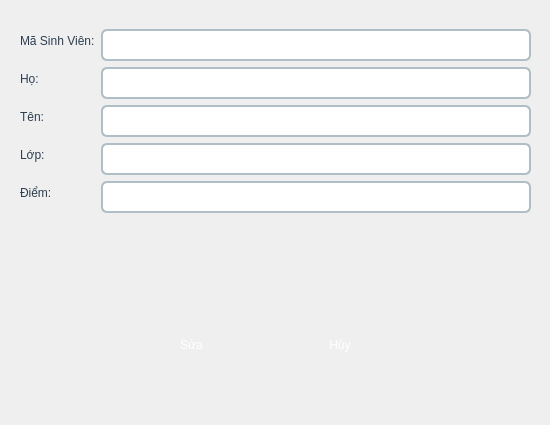
<?xml version="1.0" encoding="UTF-8"?>
<ui version="4.0">
 <class>Dialog_sua</class>
 <widget class="QDialog" name="Dialog_sua">
  <property name="geometry">
   <rect>
    <x>0</x>
    <y>0</y>
    <width>550</width>
    <height>425</height>
   </rect>
  </property>
  <property name="windowTitle">
   <string>Dialog</string>
  </property>
  <widget class="QWidget" name="horizontalLayoutWidget">
   <property name="geometry">
    <rect>
     <x>120</x>
     <y>280</y>
     <width>291</width>
     <height>131</height>
    </rect>
   </property>
   <layout class="QHBoxLayout" name="horizontalLayout">
    <item>
     <widget class="QPushButton" name="pushButton_sua_dia">
      <property name="styleSheet">
       <string notr="true">QPushButton {
    background: qlineargradient(
        x1: 0, y1: 0, x2: 1, y2: 0,
        stop: 0 #2C7DA0, stop: 1 #4FBDBA
    );
    color: white;
    border: none;
    border-radius: 6px;
    padding: 6px 20px;
    font: bold 15px &quot;Segoe UI&quot;;
}
QPushButton:hover {
    background: qlineargradient(
        x1: 0, y1: 0, x2: 1, y2: 0,
        stop: 0 #368DB2, stop: 1 #6FDCD1
    );
}
QPushButton:pressed {
    background: qlineargradient(
        x1: 0, y1: 0, x2: 1, y2: 0,
        stop: 0 #F06E6E, stop: 1 #FFC857
    );
    color: white;
}</string>
      </property>
      <property name="text">
       <string>Sửa</string>
      </property>
     </widget>
    </item>
    <item>
     <widget class="QPushButton" name="pushButton_huy_dia_fix">
      <property name="styleSheet">
       <string notr="true">QPushButton#pushButton_huy_dia_fix {
    background: qlineargradient(
        x1: 0, y1: 0, x2: 1, y2: 0,
        stop: 0 #E53935, stop: 1 #EF5350
    );
    color: white;
    border: none;
    border-radius: 6px;
    padding: 6px 22px;
    font: bold 15px &quot;Segoe UI&quot;;
}

QPushButton#pushButton_huy_dia_fix:hover {
    background: qlineargradient(
        x1: 0, y1: 0, x2: 1, y2: 0,
        stop: 0 #FF6F61, stop: 1 #FFA07A
    );
}

QPushButton#pushButton_huy_dia_fix:pressed {
    background: qlineargradient(
        x1: 0, y1: 0, x2: 1, y2: 0,
        stop: 0 #B71C1C, stop: 1 #D84315
    );
    color: #FFF;
}
</string>
      </property>
      <property name="text">
       <string>Hủy</string>
      </property>
     </widget>
    </item>
   </layout>
  </widget>
  <widget class="QWidget" name="formLayoutWidget">
   <property name="geometry">
    <rect>
     <x>20</x>
     <y>29</y>
     <width>511</width>
     <height>251</height>
    </rect>
   </property>
   <layout class="QFormLayout" name="formLayout">
    <item row="4" column="1">
     <widget class="QLineEdit" name="lineEdit_suadiem">
      <property name="styleSheet">
       <string notr="true">QLineEdit {
    background-color: #FFFFFF;
    border: 1.5px solid #B0BEC5;
    border-radius: 6px;
    padding: 6px 10px;
    font: bold 15px &quot;Segoe UI&quot;;
    color: #2C3E50;
    selection-background-color: #A7E3F2;
}

QLineEdit:focus {
    border: 2px solid #2C7DA0;
    background-color: #FAFEFF;
    outline: none;
}

QLineEdit::placeholder {
    color: #90A4AE;
    font-style: italic;
}
</string>
      </property>
     </widget>
    </item>
    <item row="3" column="1">
     <widget class="QLineEdit" name="lineEdit_sualop">
      <property name="styleSheet">
       <string notr="true">QLineEdit {
    background-color: #FFFFFF;
    border: 1.5px solid #B0BEC5;
    border-radius: 6px;
    padding: 6px 10px;
    font: bold 15px &quot;Segoe UI&quot;;
    color: #2C3E50;
    selection-background-color: #A7E3F2; 
}

QLineEdit:focus {
    border: 2px solid #2C7DA0;
    background-color: #FAFEFF;
    outline: none;
}

QLineEdit::placeholder {
    color: #90A4AE;
    font-style: italic;
}
</string>
      </property>
     </widget>
    </item>
    <item row="2" column="1">
     <widget class="QLineEdit" name="lineEdit_suaten">
      <property name="styleSheet">
       <string notr="true">QLineEdit {
    background-color: #FFFFFF;
    border: 1.5px solid #B0BEC5;
    border-radius: 6px;
    padding: 6px 10px;
    font: bold 15px &quot;Segoe UI&quot;;
    color: #2C3E50;
    selection-background-color: #A7E3F2; 
}

QLineEdit:focus {
    border: 2px solid #2C7DA0;
    background-color: #FAFEFF;
    outline: none;
}

QLineEdit::placeholder {
    color: #90A4AE;
    font-style: italic;
}
</string>
      </property>
     </widget>
    </item>
    <item row="1" column="1">
     <widget class="QLineEdit" name="lineEdit_suaho">
      <property name="styleSheet">
       <string notr="true">QLineEdit {
    background-color: #FFFFFF;
    border: 1.5px solid #B0BEC5;
    border-radius: 6px;
    padding: 6px 10px;
    font: bold 15px &quot;Segoe UI&quot;;
    color: #2C3E50;
    selection-background-color: #A7E3F2; 
}

QLineEdit:focus {
    border: 2px solid #2C7DA0;
    background-color: #FAFEFF;
    outline: none;
}

QLineEdit::placeholder {
    color: #90A4AE;
    font-style: italic;
}
</string>
      </property>
     </widget>
    </item>
    <item row="1" column="0">
     <widget class="QLabel" name="label__ho_dia_fix">
      <property name="styleSheet">
       <string notr="true">QLabel {
    font: bold 15px &quot;Segoe UI&quot;;
    color: #2C3E50;
}</string>
      </property>
      <property name="text">
       <string>Họ:</string>
      </property>
     </widget>
    </item>
    <item row="2" column="0">
     <widget class="QLabel" name="label_ten_dia_fix">
      <property name="styleSheet">
       <string notr="true">QLabel {
    font: bold 15px &quot;Segoe UI&quot;;
    color: #2C3E50;
}</string>
      </property>
      <property name="text">
       <string>Tên:</string>
      </property>
     </widget>
    </item>
    <item row="3" column="0">
     <widget class="QLabel" name="label_lop_dia_fix">
      <property name="styleSheet">
       <string notr="true">QLabel {
    font: bold 15px &quot;Segoe UI&quot;;
    color: #2C3E50;
}
</string>
      </property>
      <property name="text">
       <string>Lớp:</string>
      </property>
     </widget>
    </item>
    <item row="4" column="0">
     <widget class="QLabel" name="label_diem_dia_fix">
      <property name="styleSheet">
       <string notr="true">QLabel {
    font: bold 15px &quot;Segoe UI&quot;;
    color: #2C3E50;
}</string>
      </property>
      <property name="text">
       <string>Điểm:</string>
      </property>
     </widget>
    </item>
    <item row="0" column="1">
     <widget class="QLineEdit" name="lineEdit_suama">
      <property name="styleSheet">
       <string notr="true">QLineEdit {
    background-color: #FFFFFF;
    border: 1.5px solid #B0BEC5;
    border-radius: 6px;
    padding: 6px 10px;
    font: bold 15px &quot;Segoe UI&quot;;
    color: #2C3E50;
    selection-background-color: #A7E3F2; 
}

QLineEdit:focus {
    border: 2px solid #2C7DA0;
    background-color: #FAFEFF;
    outline: none;
}

QLineEdit::placeholder {
    color: #90A4AE;
    font-style: italic;
}
</string>
      </property>
     </widget>
    </item>
    <item row="0" column="0">
     <widget class="QLabel" name="label_ma_dia_fix">
      <property name="styleSheet">
       <string notr="true">QLabel {
    font: bold 15px &quot;Segoe UI&quot;;
    color: #2C3E50;
}</string>
      </property>
      <property name="text">
       <string>Mã Sinh Viên:</string>
      </property>
     </widget>
    </item>
   </layout>
  </widget>
 </widget>
 <resources/>
 <connections/>
</ui>
